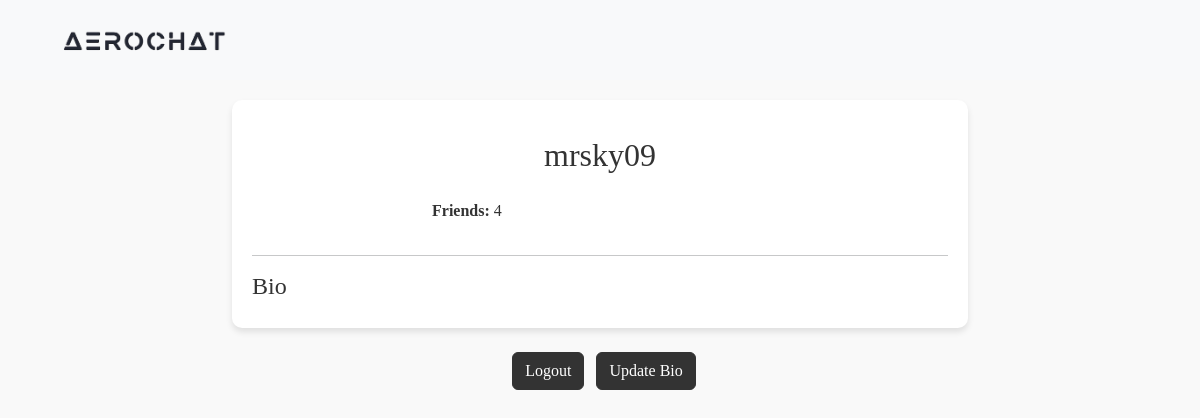
/profile/mrsky09/ (signed in), run on an earlier commit of the app's database.
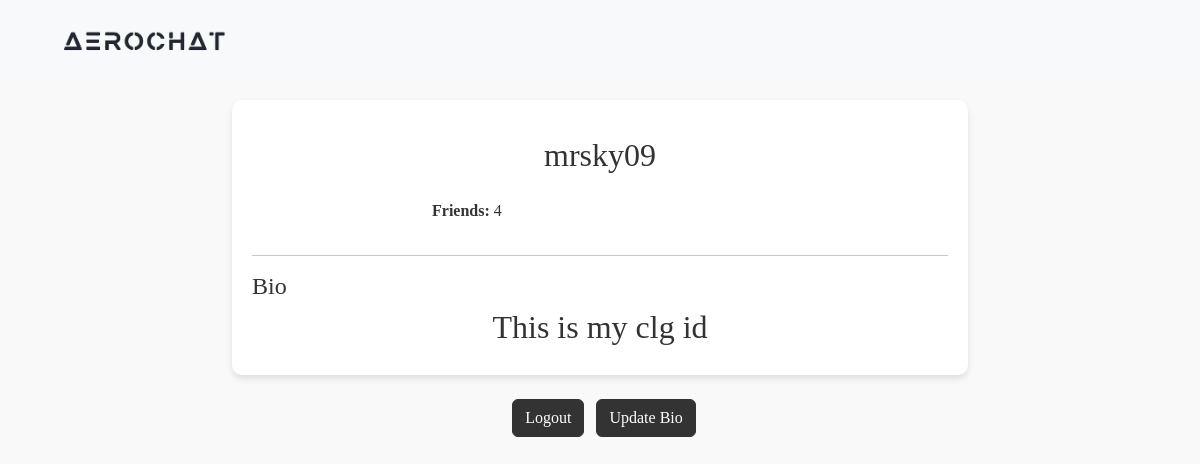
And on a later commit of the database.
### AeroApp/models.py (models this page shows)
class User(AbstractUser):
    full_name = models.CharField(max_length=50)
    otp = models.CharField(max_length=10, blank=True, null=True)
    Bio = models.CharField(max_length=300, null=True)

### AeroApp/views.py (the view)
# urls.py: path('profile/<str:username>/', views.UserProfile, name='profile'),
@login_required
def UserProfile(request, username):
    user = get_object_or_404(User, username=username)
    bio = request.user.Bio if request.user.Bio else ''
    friendship1 = Friendship.objects.filter(user1=request.user).count()
    friendship2 = Friendship.objects.filter(user2=request.user).count()
    total_frineds = friendship1 + friendship2
    return render(request, 'userprofile.html', {'user':user,'bio': bio, 'total_frineds':total_frineds})

### AeroApp/templates/userprofile.html (shortened to what this page needs)
<!DOCTYPE html>
<html lang="en">
{% load static %}
<head>
  <link href="https://cdn.jsdelivr.net/npm/bootstrap@5.3.0-alpha1/dist/css/bootstrap.min.css" rel="stylesheet">
  <link href="https://cdnjs.cloudflare.com/ajax/libs/font-awesome/6.0.0-beta3/css/all.min.css" rel="stylesheet">
</head>
<body>
  <nav class="navbar navbar-expand-lg navbar-light">
    <div class="container">
        <a class="navbar-brand" href="{% url 'home' %}">
            <img src="{% static 'logo.png' %}" alt="logo of AeroChat" class="logo-img">
        </a>
    </div>
  </nav>
  <div class="container">
    <div class="row justify-content-center">
      <div class="col-md-8">
        <div class="profile-container">
          <div class="text-center mb-4">
            <h2 class="mt-3">{{ user.username }}</h2>
          </div>
          <div class="row justify-content-center">
            <div class="col-md-6">
              <p><strong>Friends:</strong> {{ total_frineds }}</p>
          </div>
          </div>
          <hr>
          <div class="row">
            <div class="col-md-12">
              <div class="d-flex justify-content-between align-items-center">
                <h4>Bio</h4>
              </div>
              <div class="bio-container">
                {% if bio %}
                  <h2>{{ bio }}</h2>
                {% endif %}
              </div>
            </div>
          </div>
        </div>
      </div>
    </div>
    <div class="row justify-content-center mt-4">
      <div class="col-md-8">
        <div class="text-center">
          <a class="btn btn-dark mx-2" href="{% url 'logout' %}">Logout</a>
              {% if user.Bio is None %}
                  <a class="btn btn-dark" href="{% url 'bio' %}">Add Bio</a>
              {% else %}
                  <a class="btn btn-dark" href="{% url 'bio' %}">Update Bio</a>
              {% endif %}
        </div>
      </div>
    </div>
  </div>
</body>
</html>

What changed in the data, as far as the page shows it:
now on this page (row edited): User: Bio "This is my clg id"
changed User: Bio empty → "This is my clg id" (drawn)
